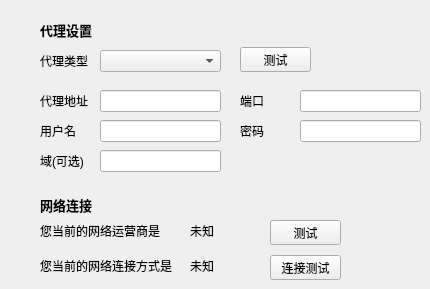
   <widget class="QWidget" name="nine">
    <widget class="QLabel" name="setProxyWidget">
     <property name="geometry">
      <rect>
       <x>40</x>
       <y>20</y>
       <width>60</width>
       <height>20</height>
      </rect>
     </property>
     <property name="styleSheet">
      <string notr="true">background-color:transparent;
font-size:13px;
font-weight:bold;</string>
     </property>
     <property name="text">
      <string>代理设置</string>
     </property>
    </widget>
    <widget class="QComboBox" name="proxyTypeComboBox">
     <property name="geometry">
      <rect>
       <x>100</x>
       <y>50</y>
       <width>121</width>
       <height>22</height>
      </rect>
     </property>
    </widget>
    <widget class="QLabel" name="proxyTypeLabel">
     <property name="geometry">
      <rect>
       <x>40</x>
       <y>50</y>
       <width>61</width>
       <height>21</height>
      </rect>
     </property>
     <property name="text">
      <string>代理类型</string>
     </property>
     <property name="alignment">
      <set>Qt::AlignLeading|Qt::AlignLeft|Qt::AlignVCenter</set>
     </property>
    </widget>
    <widget class="QPushButton" name="proxyTypeTestButton">
     <property name="geometry">
      <rect>
       <x>240</x>
       <y>47</y>
       <width>71</width>
       <height>25</height>
      </rect>
     </property>
     <property name="text">
      <string>测试</string>
     </property>
    </widget>
    <widget class="QLabel" name="proxyIpLabel">
     <property name="geometry">
      <rect>
       <x>40</x>
       <y>90</y>
       <width>61</width>
       <height>21</height>
      </rect>
     </property>
     <property name="text">
      <string>代理地址</string>
     </property>
     <property name="alignment">
      <set>Qt::AlignLeading|Qt::AlignLeft|Qt::AlignVCenter</set>
     </property>
    </widget>
    <widget class="QLineEdit" name="proxyIpEdit">
     <property name="geometry">
      <rect>
       <x>100</x>
       <y>90</y>
       <width>121</width>
       <height>22</height>
      </rect>
     </property>
    </widget>
    <widget class="QLabel" name="proxyPortLabel">
     <property name="geometry">
      <rect>
       <x>240</x>
       <y>90</y>
       <width>61</width>
       <height>21</height>
      </rect>
     </property>
     <property name="text">
      <string>端口</string>
     </property>
     <property name="alignment">
      <set>Qt::AlignLeading|Qt::AlignLeft|Qt::AlignVCenter</set>
     </property>
    </widget>
    <widget class="QLineEdit" name="proxyPortEdit">
     <property name="geometry">
      <rect>
       <x>300</x>
       <y>90</y>
       <width>121</width>
       <height>22</height>
      </rect>
     </property>
    </widget>
    <widget class="QLabel" name="proxyUsernameLabel">
     <property name="geometry">
      <rect>
       <x>40</x>
       <y>120</y>
       <width>61</width>
       <height>21</height>
      </rect>
     </property>
     <property name="text">
      <string>用户名</string>
     </property>
     <property name="alignment">
      <set>Qt::AlignLeading|Qt::AlignLeft|Qt::AlignVCenter</set>
     </property>
    </widget>
    <widget class="QLineEdit" name="proxyUsernameEdit">
     <property name="geometry">
      <rect>
       <x>100</x>
       <y>120</y>
       <width>121</width>
       <height>22</height>
      </rect>
     </property>
    </widget>
    <widget class="QLabel" name="proxyPwdLabel">
     <property name="geometry">
      <rect>
       <x>240</x>
       <y>120</y>
       <width>61</width>
       <height>21</height>
      </rect>
     </property>
     <property name="text">
      <string>密码</string>
     </property>
     <property name="alignment">
      <set>Qt::AlignLeading|Qt::AlignLeft|Qt::AlignVCenter</set>
     </property>
    </widget>
    <widget class="QLineEdit" name="proxyPwdEdit">
     <property name="geometry">
      <rect>
       <x>300</x>
       <y>120</y>
       <width>121</width>
       <height>22</height>
      </rect>
     </property>
    </widget>
    <widget class="QLabel" name="netConnectionWidget">
     <property name="geometry">
      <rect>
       <x>40</x>
       <y>195</y>
       <width>60</width>
       <height>20</height>
      </rect>
     </property>
     <property name="styleSheet">
      <string notr="true">background-color:transparent;
font-size:13px;
font-weight:bold;</string>
     </property>
     <property name="text">
      <string>网络连接</string>
     </property>
    </widget>
    <widget class="QLabel" name="netConnectionTypeLabel">
     <property name="geometry">
      <rect>
       <x>40</x>
       <y>220</y>
       <width>131</width>
       <height>21</height>
      </rect>
     </property>
     <property name="text">
      <string>您当前的网络运营商是</string>
     </property>
     <property name="alignment">
      <set>Qt::AlignLeading|Qt::AlignLeft|Qt::AlignVCenter</set>
     </property>
    </widget>
    <widget class="QLabel" name="netConnectionWayLabel">
     <property name="geometry">
      <rect>
       <x>40</x>
       <y>255</y>
       <width>141</width>
       <height>21</height>
      </rect>
     </property>
     <property name="text">
      <string>您当前的网络连接方式是</string>
     </property>
     <property name="alignment">
      <set>Qt::AlignLeading|Qt::AlignLeft|Qt::AlignVCenter</set>
     </property>
    </widget>
    <widget class="QLabel" name="netConnectionWayValue">
     <property name="geometry">
      <rect>
       <x>190</x>
       <y>255</y>
       <width>70</width>
       <height>21</height>
      </rect>
     </property>
     <property name="text">
      <string>未知</string>
     </property>
     <property name="alignment">
      <set>Qt::AlignLeading|Qt::AlignLeft|Qt::AlignVCenter</set>
     </property>
    </widget>
    <widget class="QLabel" name="netConnectionTypeValue">
     <property name="geometry">
      <rect>
       <x>190</x>
       <y>220</y>
       <width>70</width>
       <height>21</height>
      </rect>
     </property>
     <property name="text">
      <string>未知</string>
     </property>
     <property name="alignment">
      <set>Qt::AlignLeading|Qt::AlignLeft|Qt::AlignVCenter</set>
     </property>
    </widget>
    <widget class="QPushButton" name="netConnectionTypeButton">
     <property name="geometry">
      <rect>
       <x>270</x>
       <y>220</y>
       <width>71</width>
       <height>25</height>
      </rect>
     </property>
     <property name="text">
      <string>测试</string>
     </property>
    </widget>
    <widget class="QPushButton" name="netCheckTypeButton">
     <property name="geometry">
      <rect>
       <x>270</x>
       <y>255</y>
       <width>71</width>
       <height>25</height>
      </rect>
     </property>
     <property name="text">
      <string>连接测试</string>
     </property>
    </widget>
    <widget class="QLabel" name="proxyAreaLabel">
     <property name="geometry">
      <rect>
       <x>40</x>
       <y>150</y>
       <width>61</width>
       <height>21</height>
      </rect>
     </property>
     <property name="text">
      <string>域(可选)</string>
     </property>
     <property name="alignment">
      <set>Qt::AlignLeading|Qt::AlignLeft|Qt::AlignVCenter</set>
     </property>
    </widget>
    <widget class="QLineEdit" name="proxyAreaEdit">
     <property name="geometry">
      <rect>
       <x>100</x>
       <y>150</y>
       <width>121</width>
       <height>22</height>
      </rect>
     </property>
    </widget>
   </widget>
